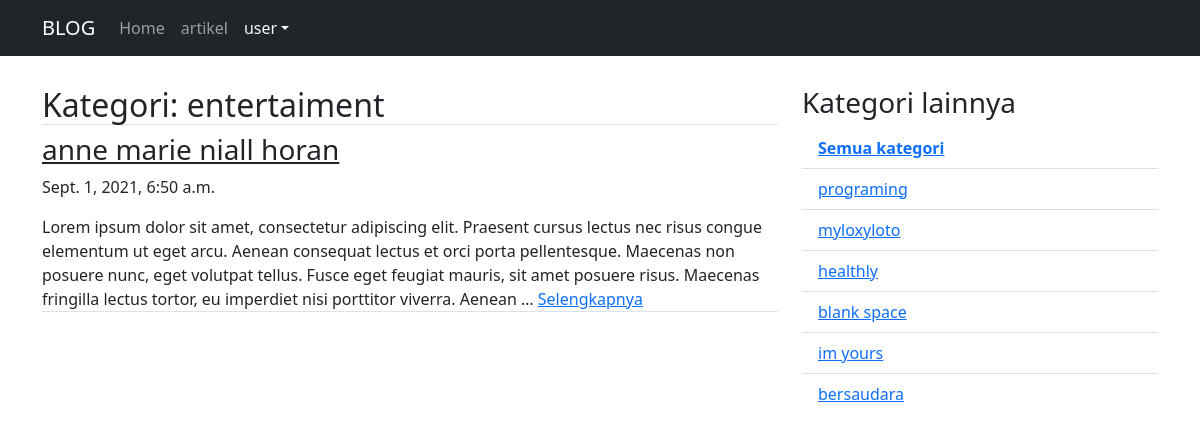
/blog/kategori/entertaiment/1, run on the app's committed database.
### blog/models.py (models this page shows, shortened)
class artikel(models.Model):
    judul = models.CharField(max_length=255)
    isi = models.TextField()
    kategori = models.CharField(max_length=255)
    published = models.DateTimeField(auto_now_add=True)
    update = models.DateTimeField(auto_now=True)
    slug = models.SlugField(blank=True,editable=False)

### blog/views.py (the view)
# urls.py: url(r'^kategori/(?P<kategori>[\w ]+)/(?P<page>\d+)$', artikelkategoriListView.as_view(), name='category'),
class artikelkategoriListView(ListView):
    model = artikel
    template_name = 'artikel/artikel_kategori_list.html'
    context_object_name = 'artikel_list'
    ordering = ['published']
    paginate_by = 3
    def get_queryset(self):
        self.queryset = self.model.objects.filter(kategori=self.kwargs['kategori'])
        return super().get_queryset()
    def get_context_data(self, **kwargs):
        kategori_list = self.model.objects.values_list('kategori', flat=True).distinct().exclude(kategori=self.kwargs['kategori'])
        self.kwargs.update({'kategori_list':kategori_list})
        kwargs = self.kwargs
        return super().get_context_data(**kwargs)

### blog/templates/artikel/artikel_kategori_list.html (shortened to what this page needs)
{% extends "base.html" %}
{% block contents %}
<div class="row">
  <div class="col-md-8">
    <h2 class="border-bottom">Kategori: {{kategori}}</h2>
     {% for artikel in artikel_list %}
    <h3><a class="text-dark" href="{% url 'artikel:detail' artikel.slug %}">{{artikel.judul}}</a></h3>
    <p>{{artikel.published}}</p>
    <p class="border-bottom">{{artikel.isi|truncatewords:50}} <a href="{% url 'artikel:detail' artikel.slug %}">Selengkapnya</a></p>
    {% endfor %}
  </div>
  <div class="col-sm">
    <h3>Kategori lainnya</h3>
    <ul class="list-group list-group-flush">
      <li class="list-group-item">
        <a href="{% url 'artikel:list' 1 %}"><b>Semua kategori</b></a>
      </li>
      {% for kategori in kategori_list %}
      <li class="list-group-item"><a href="{% url 'artikel:category' kategori 1%}">{{kategori}}</a></li>
      {% endfor %}
    </ul>
  </div>
</div>
{% endblock contents %}

### data on the page
artikel: kategori "entertaiment", judul "anne marie niall horan", published "Sept. 1, 2021, 6:50 a.m.", isi "Lorem ipsum dolor sit amet, consectetur adipiscing elit. Praesent cursus lectus nec risus congue elementum ut eget arcu. Aenean consequat lectus et orci porta pellentesque. Maecenas non posuere nunc, eget volutpat tellus. Fusce eget feugiat mauris, sit amet posuere risus. Maecenas fringilla lectus tortor, eu imperdiet nisi porttitor viverra. Aenean …"

### other printed values
{{ kategori }} "programing" "myloxyloto" "healthly" "blank space" "im yours" "bersaudara"
